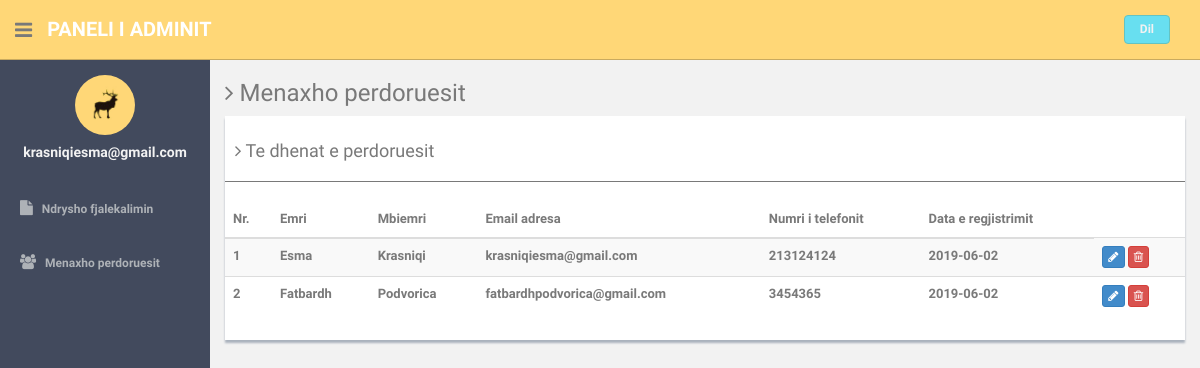
The page /admin/manage-users.php (signed in) on the database its author committed.
### tables this page shows
CREATE TABLE IF NOT EXISTS `users` (
  `id` int(11) NOT NULL,
  `fname` varchar(255) NOT NULL,
  `lname` varchar(255) NOT NULL,
  `email` varchar(255) NOT NULL,
  `password` varchar(300) NOT NULL,
  `contactno` varchar(11) NOT NULL,
  `posting_date` date NOT NULL
);

### admin/manage-users.php (the view, shortened to what this page needs)
<?php
include'dbconnection.php';
?><!DOCTYPE html>
<html lang="en">
  <head>
    <link href="assets/css/bootstrap.css" rel="stylesheet">
    <link href="assets/font-awesome/css/font-awesome.css" rel="stylesheet" />
    <link href="assets/css/style.css" rel="stylesheet">
    <link href="assets/css/style-responsive.css" rel="stylesheet">
  </head>
  <body>
  <section id="container" >
      <header class="header black-bg">
              <div class="sidebar-toggle-box">
                  <div class="fa fa-bars tooltips" data-placement="right" data-original-title="Toggle Navigation"></div>
              </div>
            <a href="#" class="logo"><b>Paneli i adminit</a>
            <div class="top-menu">
            	<ul class="nav pull-right top-menu">
                    <li><a class="logout" href="logout.php">Dil</a></li>
            	</ul>
            </div>
        </header>
      <aside>
          <div id="sidebar"  class="nav-collapse ">
              <ul class="sidebar-menu" id="nav-accordion">
              	  <p class="centered"><a href="#"><img src="assets/img/ui-sam.jpg" class="img-circle" width="60"></a></p>
              	  <h5 class="centered"><?php echo $_SESSION['login'];?></h5>
                  <li class="mt">
                      <a href="change-password.php">
                          <i class="fa fa-file"></i>
                          <span>Ndrysho fjalekalimin</span>
                      </a>
                  </li>
                  <li class="sub-menu">
                      <a href="manage-users.php" >
                          <i class="fa fa-users"></i>
                          <span>Menaxho perdoruesit</span>
                      </a>
                  </li>
              </ul>
          </div>
      </aside>
      <section id="main-content">
          <section class="wrapper">
          	<h3><i class="fa fa-angle-right"></i> Menaxho perdoruesit</h3>
				<div class="row">
                  <div class="col-md-12">
                      <div class="content-panel">
                          <table class="table table-striped table-advance table-hover">
	                  	  	  <h4><i class="fa fa-angle-right"></i> Te dhenat e perdoruesit </h4>
	                  	  	  <hr>
                              <thead>
                              <tr>
                                  <th>Nr.</th>
                                  <th class="hidden-phone">Emri</th>
                                  <th> Mbiemri</th>
                                  <th> Email adresa</th>
                                  <th>Numri i telefonit</th>
                                  <th>Data e regjistrimit</th>
                              </tr>
                              </thead>
                              <tbody>
                              <?php $ret=mysqli_query($con,"select * from users");
							  $cnt=1;
							  while($row=mysqli_fetch_array($ret))
							  {?>
                              <tr>
                              <td><?php echo $cnt;?></td>
                                  <td><?php echo $row['fname'];?></td>
                                  <td><?php echo $row['lname'];?></td>
                                  <td><?php echo $row['email'];?></td>
                                  <td><?php echo $row['contactno'];?></td>  <td><?php echo $row['posting_date'];?></td>
                                  <td>
                                     <a href="update-profile.php?uid=<?php echo $row['id'];?>">
                                     <button class="btn btn-primary btn-xs"><i class="fa fa-pencil"></i></button></a>
                                     <a href="manage-users.php?id=<?php echo $row['id'];?>">
                                     <button class="btn btn-danger btn-xs" onClick="return confirm('A jeni i sigurt qe doni ta fshini?');"><i class="fa fa-trash-o "></i></button></a>
                                  </td>
                              </tr>
                              <?php $cnt=$cnt+1; }?>
                              </tbody>
                          </table>
                      </div>
                  </div>
              </div>
		</section>
      </section
  ></section>
  </body>
</html>

### admin/assets/css/style.css (style rules this page uses)
body { color: #797979; background: #f2f2f2; font-family: 'Ruda', sans-serif; padding: 0px !important; margin: 0px !important; font-size:13px; }
ul li { list-style: none; }
a, a:hover, a:focus { text-decoration: none; outline: none; }
#container { width: 100%; height: 100%; }
hr { margin-top: 20px; margin-bottom: 20px; border: 0; border-top: 1px solid #797979; }
.centered { text-align: center; }
.mt { margin-top: 25px; }
ul.top-menu > li > .logout { color: #f2f2f2; font-size: 12px; border-radius: 4px; -webkit-border-radius: 4px; border: 1px solid #64c3c2 !important; padding: 5px 15px; margin-right: 15px; background: #68dff0; margin-top: 15px; }
#sidebar { width: 210px; height: 100%; position: fixed; background: #424a5d; }
#sidebar h5 { color: #f2f2f2; font-weight: 700; }
#sidebar ul li { position: relative; }
ul.sidebar-menu , ul.sidebar-menu li ul.sub { margin: -2px 0 0; padding: 0; }
ul.sidebar-menu { margin-top: 75px; }
ul.sidebar-menu li { margin-bottom: 5px; margin-left:10px; margin-right:10px; }
ul.sidebar-menu li.sub-menu { line-height: 15px; }
ul.sidebar-menu li a span { display: inline-block; }
ul.sidebar-menu li a { color: #aeb2b7; text-decoration: none; display: block; padding: 15px 0 15px 10px; font-size: 12px; outline: none; -webkit-transition: all 0.3s ease; -moz-transition: all 0.3s ease; -o-transition: all 0.3s ease; -ms-transition: all 0.3s ease; transition: all 0.3s ease; }
ul.sidebar-menu li a i { font-size: 15px; padding-right: 6px; }
#main-content { margin-left: 210px; }
.header, .footer { min-height: 60px; padding: 0 15px; }
.header { position: fixed; left: 0; right: 0; z-index: 1002; }
.black-bg { background: #ffd777; border-bottom: 1px solid #c9aa5f; }
.wrapper { display: inline-block; margin-top: 60px; padding-left: 15px; padding-right: 15px; padding-bottom: 15px; padding-top: 0px; width: 100%; }
a.logo { font-size: 20px; color: #ffffff; float: left; margin-top: 15px; text-transform: uppercase; }
a.logo b { font-weight: 900; }
#top_menu .nav > li, ul.top-menu > li { float: left; }
ul.top-menu > li > a { color: #666666; font-size: 16px; border-radius: 4px; -webkit-border-radius: 4px; border:1px solid #666666 !important; padding: 2px 6px; margin-right: 15px; }
.sidebar-toggle-box { float: left; padding-right: 15px; margin-top: 20px; }
.sidebar-toggle-box .fa-bars { cursor: pointer; display: inline-block; font-size: 20px; }
.content-panel { background: #ffffff; box-shadow: 0px 3px 2px #aab2bd; padding-top: 15px; padding-bottom: 5px; }
.content-panel h4 { margin-left: 10px; }

### rows shown on the page
users: fname "Esma", lname "Krasniqi", email "krasniqiesma@gmail.com", contactno "213124124", posting_date "2019-06-02"
users: fname "Fatbardh", lname "Podvorica", email "fatbardhpodvorica@gmail.com", contactno "3454365", posting_date "2019-06-02"

### other values the page prints
$_SESSION['login'] "krasniqiesma@gmail.com"
